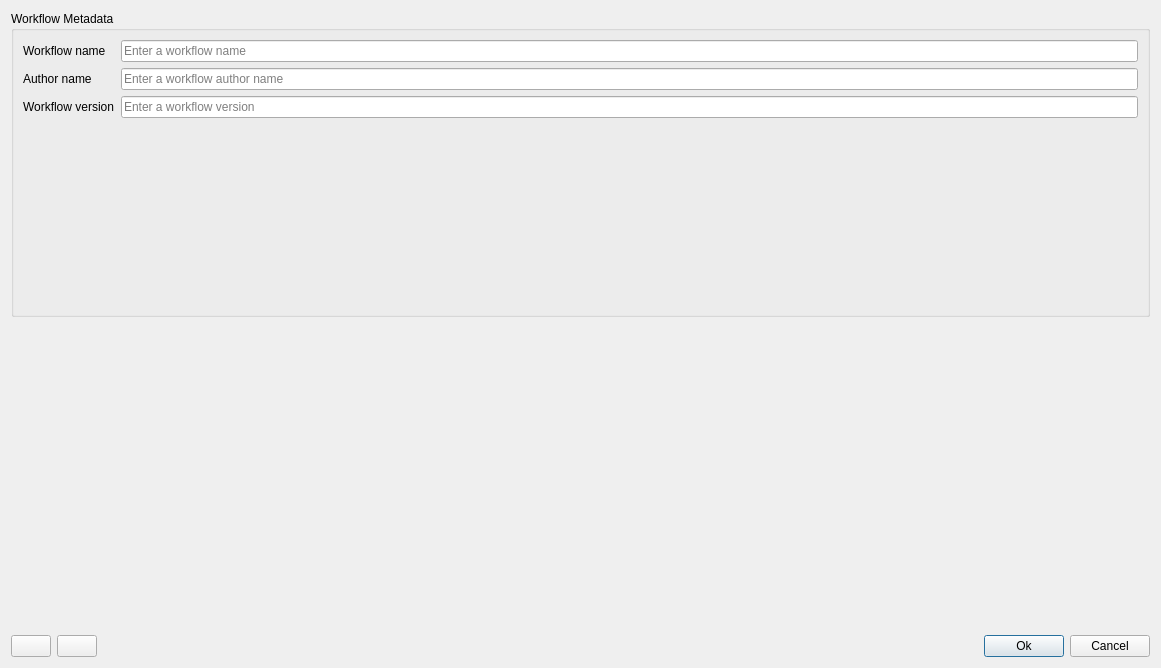
<?xml version="1.0" encoding="UTF-8"?>
<ui version="4.0">
 <class>WorkflowSetupDialog</class>
 <widget class="QDialog" name="WorkflowSetupDialog">
  <property name="geometry">
   <rect>
    <x>0</x>
    <y>0</y>
    <width>1161</width>
    <height>668</height>
   </rect>
  </property>
  <property name="windowTitle">
   <string>DSGTools: Workflow Setup</string>
  </property>
  <layout class="QGridLayout" name="gridLayout_3">
   <item row="2" column="3">
    <widget class="QPushButton" name="okPushButton">
     <property name="text">
      <string>Ok</string>
     </property>
    </widget>
   </item>
   <item row="0" column="0" colspan="5">
    <widget class="QgsCollapsibleGroupBox" name="mGroupBox">
     <property name="title">
      <string>Workflow Metadata</string>
     </property>
     <layout class="QFormLayout" name="formLayout">
      <item row="0" column="0" colspan="2">
       <layout class="QGridLayout" name="gridLayout">
        <item row="2" column="0">
         <widget class="QLabel" name="label_3">
          <property name="text">
           <string>Workflow version</string>
          </property>
         </widget>
        </item>
        <item row="1" column="0">
         <widget class="QLabel" name="label_2">
          <property name="text">
           <string>Author name</string>
          </property>
         </widget>
        </item>
        <item row="1" column="1">
         <widget class="QLineEdit" name="authorLineEdit">
          <property name="placeholderText">
           <string>Enter a workflow author name</string>
          </property>
         </widget>
        </item>
        <item row="0" column="0">
         <widget class="QLabel" name="label">
          <property name="text">
           <string>Workflow name</string>
          </property>
         </widget>
        </item>
        <item row="2" column="1">
         <widget class="QLineEdit" name="versionLineEdit">
          <property name="placeholderText">
           <string>Enter a workflow version</string>
          </property>
         </widget>
        </item>
        <item row="0" column="1">
         <widget class="QLineEdit" name="nameLineEdit">
          <property name="placeholderText">
           <string>Enter a workflow name</string>
          </property>
         </widget>
        </item>
       </layout>
      </item>
     </layout>
    </widget>
   </item>
   <item row="2" column="2">
    <spacer name="horizontalSpacer">
     <property name="orientation">
      <enum>Qt::Horizontal</enum>
     </property>
     <property name="sizeHint" stdset="0">
      <size>
       <width>40</width>
       <height>20</height>
      </size>
     </property>
    </spacer>
   </item>
   <item row="2" column="0">
    <widget class="QPushButton" name="exportPushButton">
     <property name="toolTip">
      <string>Export current model to a JSON file</string>
     </property>
     <property name="text">
      <string/>
     </property>
     <property name="icon">
      <iconset resource="../../../../resources.qrc">
       <normaloff>:/plugins/DsgTools/icons/save.png</normaloff>:/plugins/DsgTools/icons/save.png</iconset>
     </property>
    </widget>
   </item>
   <item row="2" column="4">
    <widget class="QPushButton" name="cancelPushButton">
     <property name="text">
      <string>Cancel</string>
     </property>
    </widget>
   </item>
   <item row="2" column="1">
    <widget class="QPushButton" name="importPushButton">
     <property name="toolTip">
      <string>Import workflow from a JSON file</string>
     </property>
     <property name="text">
      <string/>
     </property>
     <property name="icon">
      <iconset resource="../../../../resources.qrc">
       <normaloff>:/plugins/DsgTools/icons/import.png</normaloff>:/plugins/DsgTools/icons/import.png</iconset>
     </property>
    </widget>
   </item>
   <item row="1" column="0" colspan="5">
    <widget class="OrderedTableWidget" name="orderedTableWidget" native="true"/>
   </item>
  </layout>
 </widget>
 <customwidgets>
  <customwidget>
   <class>QgsCollapsibleGroupBox</class>
   <extends>QGroupBox</extends>
   <header>qgscollapsiblegroupbox.h</header>
   <container>1</container>
  </customwidget>
  <customwidget>
   <class>OrderedTableWidget</class>
   <extends>QWidget</extends>
   <header>DsgTools.gui.CustomWidgets.OrderedPropertyWidgets.orderedTableWidget.h</header>
   <container>1</container>
  </customwidget>
 </customwidgets>
 <resources>
  <include location="../../../../resources.qrc"/>
 </resources>
 <connections/>
</ui>
